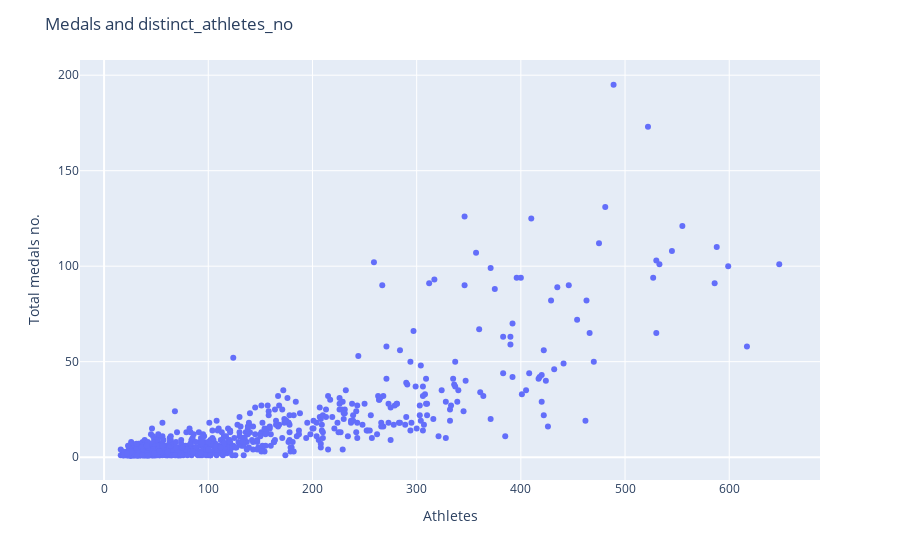

This figure's notebook cell:
### Code cell
fig = px.scatter(gold_df, x='distinct_athletes_no', y='Total')
fig.update_layout(title='Medals and distinct_athletes_no',
                   xaxis_title='Athletes',
                   yaxis_title='Total medals no.')
fig.show()

### Figure 1 — Plotly figure (JSON) as saved in the notebook; plotly's stock layout.template omitted (floating-point values rounded to 4 significant figures; data arrays with more than 128 entries replaced by an {"elided": "..."} marker saying what was removed)
{"data": [{"hovertemplate": "distinct_athletes_no=%{x}<br>Total=%{y}<extra></extra>", "legendgroup": "", "marker": {"color": "#636efa", "symbol": "circle"}, "mode": "markers", "name": "", "orientation": "v", "showlegend": false, "type": "scatter", "x": {"elided": "769 int values"}, "xaxis": "x", "y": {"elided": "769 int values"}, "yaxis": "y"}], "layout": {"legend": {"tracegroupgap": 0}, "margin": {"t": 60}, "title": {"text": "Medals and distinct_athletes_no"}, "xaxis": {"anchor": "y", "domain": [0.0, 1.0], "title": {"text": "Athletes"}}, "yaxis": {"anchor": "x", "domain": [0.0, 1.0], "title": {"text": "Total medals no."}}}}
